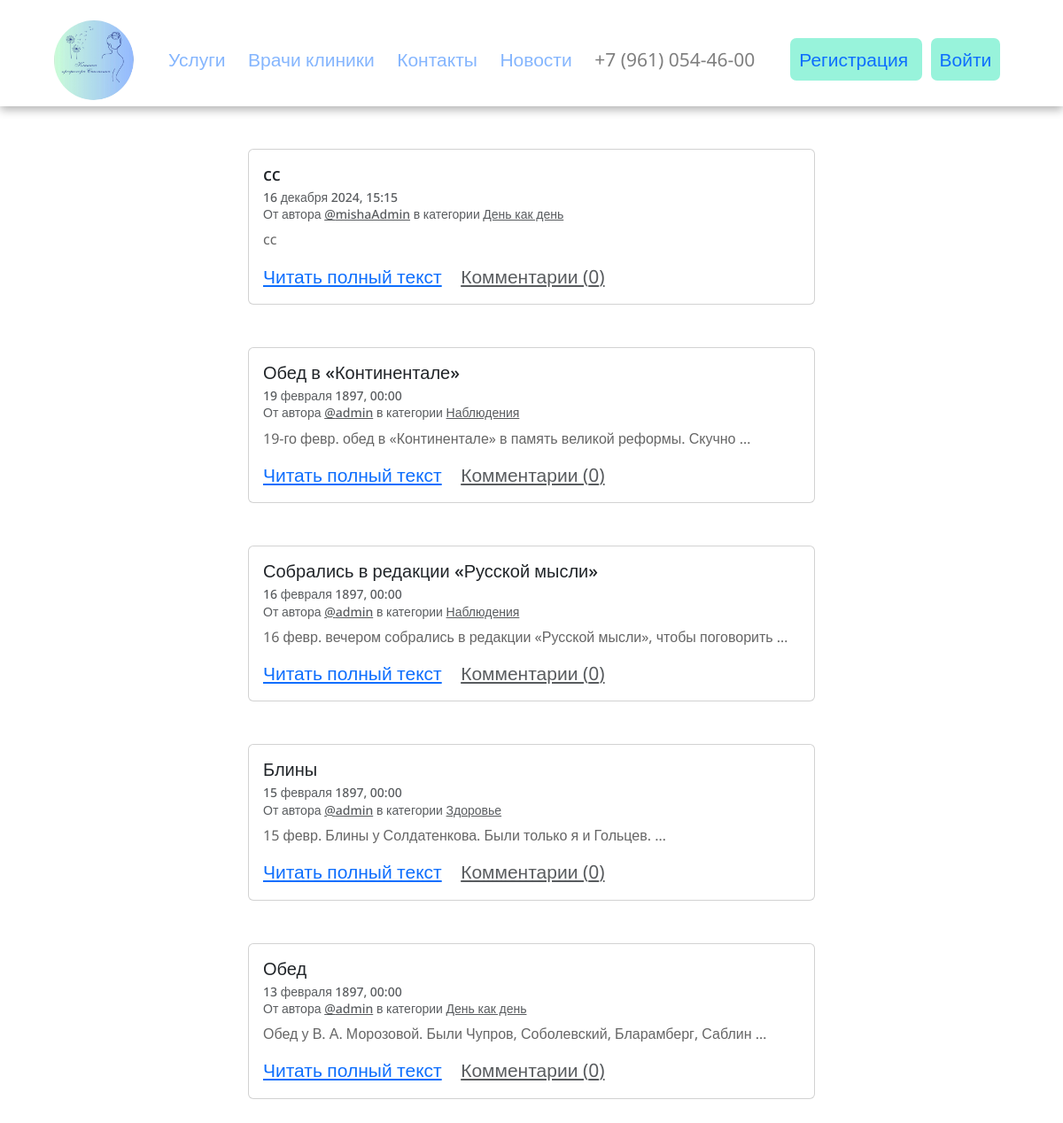
Page /news/ on the committed database.
### news/models.py (models this page shows, shortened)
class PubCreatedModel(models.Model):
    is_published = models.BooleanField(
        'Опубликовано',
        default=True,
        help_text='Снимите галочку, чтобы скрыть новость.'
    )
    created_at = models.DateTimeField('Добавлено', auto_now_add=True)
    class Meta:
        abstract = True

class New(PubCreatedModel):
    title = models.CharField('Заголовок', max_length=256)
    text = models.TextField('Текст')
    pub_date = models.DateTimeField(
        'Дата и время новости',
        help_text=('Если установить дату и время '
                   'в будущем — можно делать отложенные новости.')
    )
    author = models.ForeignKey(
        User,
        on_delete=models.CASCADE,
        related_name='news',
        verbose_name='Автор новости'
    )
    category = models.ForeignKey(
        Category,
        on_delete=models.SET_NULL,
        related_name='news',
        null=True,
        verbose_name='Категория'
    )
    image = models.ImageField('Фото', upload_to='posts_images', blank=True)
    class Meta:
        verbose_name = 'Новость'
        verbose_name_plural = 'Новости'

class Category(PubCreatedModel):
    title = models.CharField('Заголовок', max_length=256)
    description = models.TextField('Описание')
    slug = models.SlugField(
        'Идентификатор',
        unique=True,
        help_text=('Идентификатор страницы для URL; '
                   'разрешены символы латиницы, цифры, '
                   'дефис и подчёркивание.')
    )
    class Meta:
        verbose_name = 'категория'
        verbose_name_plural = 'Категории'

### news/views.py (the view)
# urls.py: path('', views.news_list, name='news_list')
def news_list(request):
    news_list = get_sort_and_comment(get_filtered_queryset(New))
    context = {
        'page_obj': get_paginator(request, news_list),
    }
    return render(request, 'news/news_list.html', context)

### news/service.py (called while the page is built)
def get_filtered_queryset(mod):
    return mod.objects.select_related(
        'category',
        'author'
    ).filter(
        is_published=True,
        pub_date__lte=timezone.now(),
        category__is_published=True
    )

def get_paginator(request, news_list):
    paginator = Paginator(news_list, 10)
    page_number = request.GET.get('page')
    page_obj = paginator.get_page(page_number)
    return page_obj

def get_sort_and_comment(queryset):
    return queryset.annotate(
        comment_count=Count('comments', distinct=True)
    ).order_by('-pub_date')

### templates/news/news_list.html (shortened to what this page needs)
{% extends "base.html" %}
{% block content %}
  {% for new in page_obj %}
    <article class="mb-5">
      {% include "includes/new_card.html" %}
    </article>
  {% endfor %}
{% endblock %}

### templates/includes/new_card.html (shortened to what this page needs)
<div class="col d-flex justify-content-center">
    <div class="card" style="width: 40rem;">
      <div class="card-body">
        <h5 class="card-title">{{ new.title }}</h5>
        <h6 class="card-subtitle mb-2 text-muted">
          <small>
            {{ new.pub_date|date:"d E Y, H:i" }} <br>
            От автора <a class="text-muted" href="{% url 'clinic:profile' new.author.username %}">@{{ new.author.username }}</a> в
            категории {% include "includes/category_link.html" %}
          </small>
        </h6>
        <p class="card-text">{{ new.text|truncatewords:10 }}</p>
        <a href="{% url 'news:news_detail' new.id %}" class="card-link">Читать полный текст</a>
        <a href="{% url 'news:news_detail' new.id %}" class="card-link text-muted">Комментарии ({{ new.comment_count }})</a>
      </div>
    </div>
  </div>

### templates/includes/category_link.html
<a class="text-muted" href="{% url 'news:category_news' new.category.slug %}">
    {{ new.category.title }}
  </a>

### static/css/style.css (style rules this page uses)
body { position: relative; font-family: 'Noto Sans', sans-serif; font-size: 21px; line-height: 1.4; color: #000; min-width: 32px; overflow-x: hidden; height: auto; }
* { margin: 0; padding: 0; }
p { font-size: 16px; color: #666; }

### rows in the picture
New: title "cc", pub_date "16 декабря 2024, 15:15", author.username "mishaAdmin", category "День как день", text "cc", comment_count "0"
New: title "Обед в «Континентале»", pub_date "19 февраля 1897, 00:00", author.username "admin", category "Наблюдения", text "19-го февр. обед в «Континентале» в память великой реформы. Скучно …", comment_count "0"
New: title "Собрались в редакции «Русской мысли»", pub_date "16 февраля 1897, 00:00", author.username "admin", category "Наблюдения", text "16 февр. вечером собрались в редакции «Русской мысли», чтобы поговорить …", comment_count "0"
New: title "Блины", pub_date "15 февраля 1897, 00:00", author.username "admin", category "Здоровье", text "15 февр. Блины у Солдатенкова. Были только я и Гольцев. …", comment_count "0"
New: title "Обед", pub_date "13 февраля 1897, 00:00", author.username "admin", category "День как день", text "Обед у В. А. Морозовой. Были Чупров, Соболевский, Бларамберг, Саблин …", comment_count "0"
